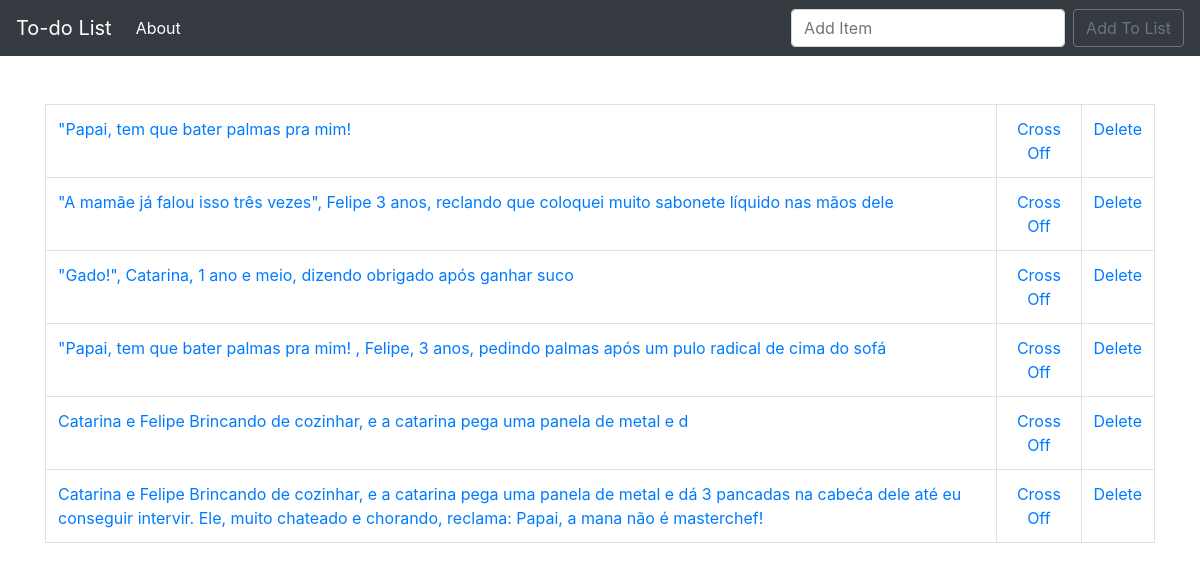
/, run on an earlier commit of the app's database.
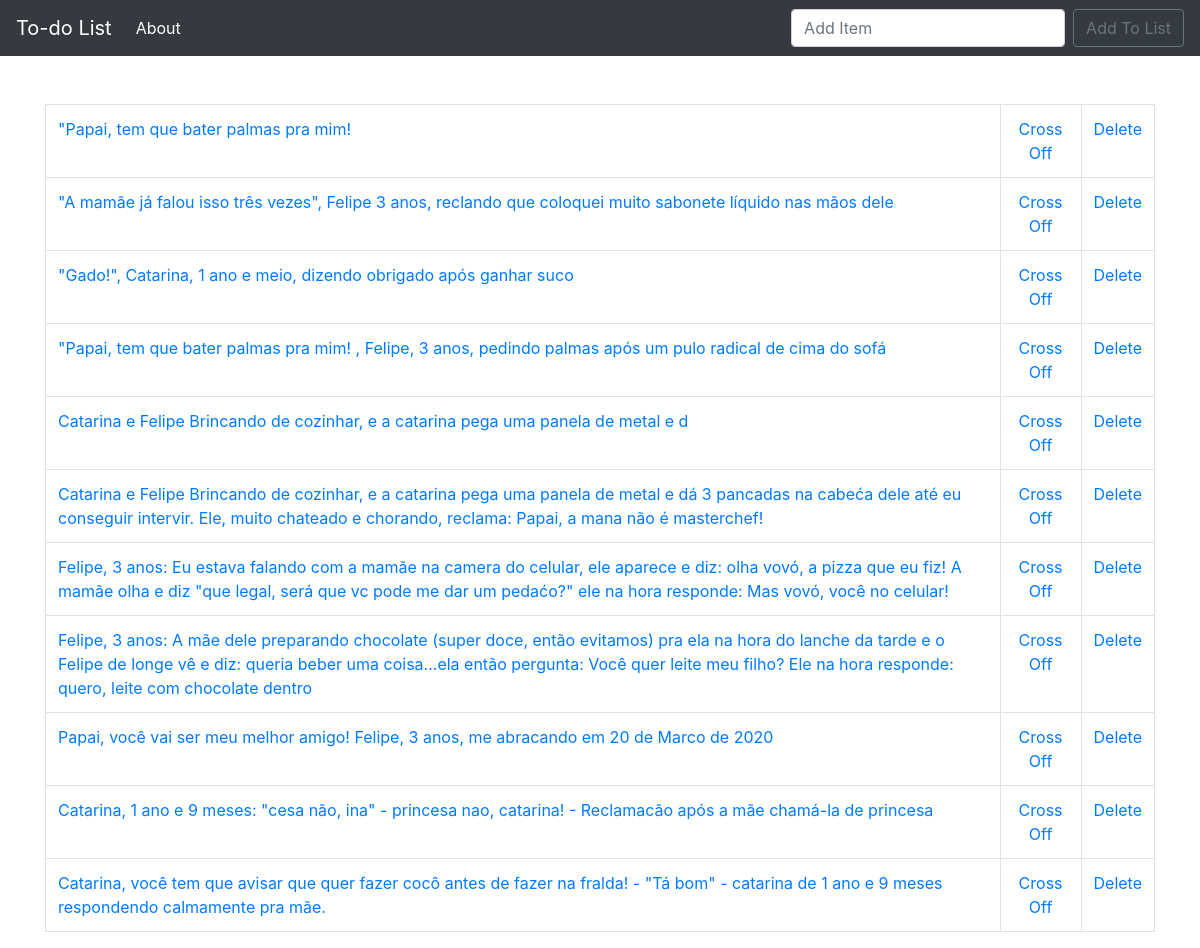
And on a later commit of the database.
### todo_list/models.py (models this page shows, shortened)
class List(models.Model):
    item = models.CharField(max_length=5000)
    completed = models.BooleanField(default=False)

### todo_list/views.py (the view)
# urls.py: path('', views.home, name='home'),
def home(request):
    if request.method == 'POST':
        form = ListForm(request.POST or None)
        if form.is_valid():
            form.save()
            all_items = List.objects.all
            messages.success(request, ('Item Has Been Added To List!'))
            return render(request, "home.html",{'all_items': all_items})
    else:
        all_items = List.objects.all
        return render (request, "home.html",{'all_items': all_items})

### todo_list/templates/home.html (shortened to what this page needs)
{% extends 'base.html'%}
{% block content %}
<br/>
    {% if all_items %}
    <table class="table table-bordered">
        {% for things in all_items %}
            {% if things.completed %}
                <tr class= "table-secondary">
                    <td class="striker"><a href="{% url 'edit' things.id %}">{{ things.item }}</a></td>
                    <td><center><a href="{% url 'uncross' things.id %}">Uncross</a></center></td>
                    <td><center><a href="{% url 'delete' things.id %}"> Delete</a></center></td>
                </tr>
            {% else %}
                <tr>
                   <td><a href="{% url 'edit' things.id %}">{{ things.item }}</a></td>
                   <td><center><a href="{% url 'cross_off' things.id %}"> Cross Off</a></center></td>
                   <td><center><a href="{% url 'delete' things.id %}"> Delete</a></center></td>
                </tr>
            {% endif %}
        {% endfor %}
    </table>
    {% endif %}
{% endblock %}

### todo_list/templates/base.html (shortened to what this page needs)
{% load static %}
<!doctype html>
<html lang="en">
  <head>
    <link rel="stylesheet" href="https://stackpath.bootstrapcdn.com/bootstrap/4.4.1/css/bootstrap.min.css">
    <link rel="stylesheet" href="{% static 'css/my_style.css' %}">
  </head>
  <body>
<nav class="navbar navbar-expand-lg navbar-dark bg-dark">
  <a class="navbar-brand" href="{% url 'home' %}">To-do List</a>
  <div class="collapse navbar-collapse" id="navbarSupportedContent">
    <ul class="navbar-nav mr-auto">
      <li class="nav-item active">
        <a class="nav-link" href="{% url 'about' %}">About <span class="sr-only">(current)</span></a>
      </li>
    </ul>
    <form class="form-inline my-2 my-lg-0" method="POST">
      <input class="form-control mr-sm-2" type="search" placeholder="Add Item " aria-label="Search" name="item" required>
      <button class="btn btn-outline-secondary my-2 my-sm-0" type="submit">Add To List</button>
    </form>
  </div>
</nav>
    <br/>
    <div class= "container">
      {% block content %}{% endblock %}
    </div>
  </body>
</html>

What changed in the data, as far as the page shows it:
added List: item "Felipe, 3 anos: Eu estava falando com a mamãe na camera do celular, ele aparece e diz: olha vovó, a pizza que eu fiz! A mamãe olha e diz \"que legal, será que vc pode me dar um pedaćo?\" ele na hora responde: Mas vovó, você no celular!"
added List: item "Felipe, 3 anos: A mãe dele preparando chocolate (super doce, então evitamos) pra ela na hora do lanche da tarde e o Felipe de longe vê e diz: queria beber uma coisa...ela então pergunta: Você quer leite meu filho? Ele na hora responde: quero, leite com chocolate dentro"
added List: item "Papai, você vai ser meu melhor amigo! Felipe, 3 anos, me abracando em 20 de Marco de 2020"
added List: item "Catarina, 1 ano e 9 meses: \"cesa não, ina\" - princesa nao, catarina! - Reclamacão após a mãe chamá-la de princesa"
added List: item "Catarina, você tem que avisar que quer fazer cocô antes de fazer na fralda! - \"Tá bom\" - catarina de 1 ano e 9 meses respondendo calmamente pra mãe."
